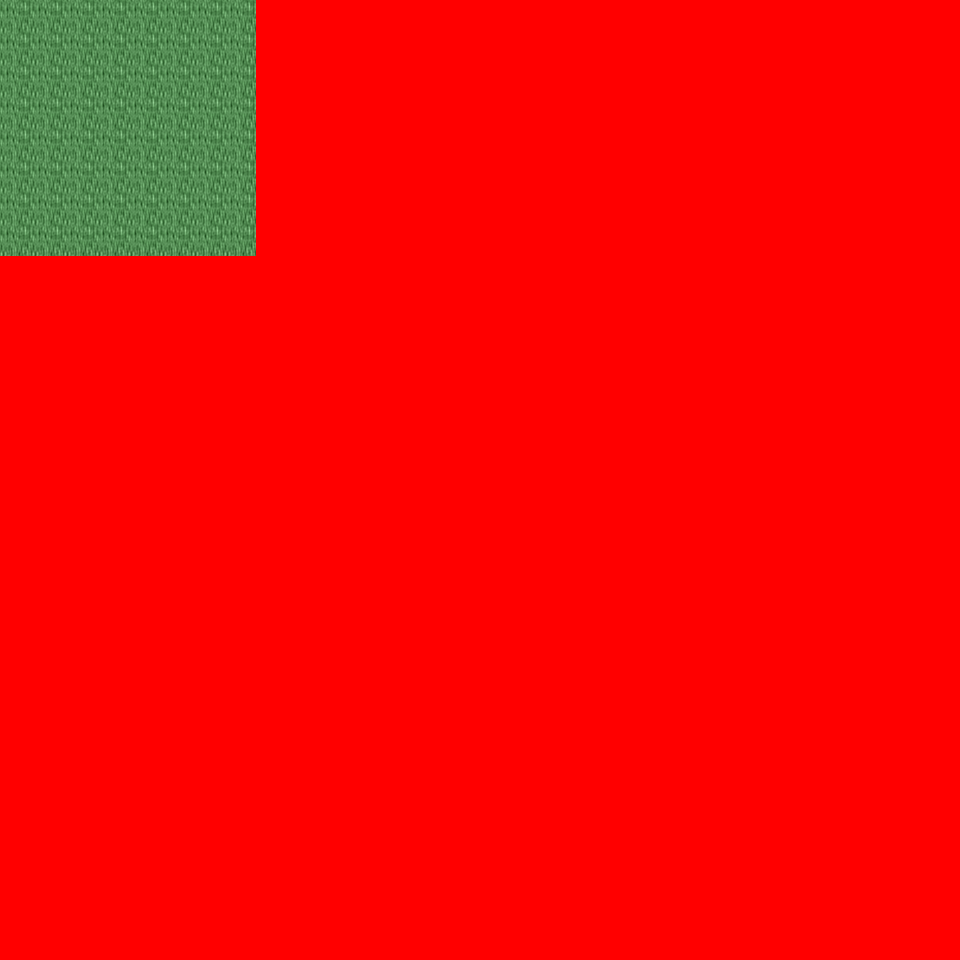

Rendered tile map (Tiled .tmx) drawn with the repository's tilesets; below, a short description and the map source with its tile grids summarised:
An orthogonal 30x30 tile map with 32x32 px tiles, 6 tile layers (Ground, Object, Object2, Above, ...), 17 tilesets and 2 objects (2x mapchange).

<map version="1.0" orientation="orthogonal" renderorder="right-down" width="30" height="30" tilewidth="32" tileheight="32" nextobjectid="3">
  <tileset firstgid="1" name="tileset_logic_collision" tilewidth="32" tileheight="32" tilecount="1" columns="1">
    <image source="../drawable/tileset_logic_collision.png" width="32" height="32" />
  </tileset>
  <tileset firstgid="2" name="tileset_ground_ground" tilewidth="32" tileheight="32" tilecount="33" columns="3">
    <image source="../drawable/tileset_ground_ground.png" width="96" height="352" />
  </tileset>
  <tileset firstgid="35" name="tileset_ground_rock_pebbles" tilewidth="32" tileheight="32" tilecount="3" columns="1">
    <image source="../drawable/tileset_ground_rock_pebbles.png" width="32" height="96" />
  </tileset>
  <tileset firstgid="38" name="tileset_ground_grass_corners" tilewidth="32" tileheight="32" tilecount="24" columns="6">
    <image source="../drawable/tileset_ground_grass_corners.png" width="192" height="128" />
  </tileset>
  <tileset firstgid="62" name="tileset_ground_grass_edges" tilewidth="32" tileheight="32" tilecount="36" columns="12">
    <image source="../drawable/tileset_ground_grass_edges.png" width="384" height="96" />
  </tileset>
  <tileset firstgid="98" name="tileset_ground_grass_2" tilewidth="32" tileheight="32" tilecount="21" columns="3">
    <image source="../drawable/tileset_ground_grass_2.png" width="96" height="224" />
  </tileset>
  <tileset firstgid="119" name="tileset_plant_leaves" tilewidth="32" tileheight="32" tilecount="8" columns="4">
    <image source="../drawable/tileset_plant_leaves.png" width="128" height="64" />
  </tileset>
  <tileset firstgid="127" name="tileset_plant_tree_tree_darkgreen" tilewidth="32" tileheight="32" tilecount="88" columns="8">
    <image source="../drawable/tileset_plant_tree_tree_darkgreen.png" width="256" height="352" />
  </tileset>
  <tileset firstgid="215" name="tileset_plant_tree_fall_trees" tilewidth="32" tileheight="32" tilecount="40" columns="8">
    <image source="../drawable/tileset_plant_tree_fall_trees.png" width="256" height="160" />
  </tileset>
  <tileset firstgid="255" name="tileset_plant_tree_pine_tree" tilewidth="32" tileheight="32" tilecount="20" columns="4">
    <image source="../drawable/tileset_plant_tree_pine_tree.png" width="128" height="160" />
  </tileset>
  <tileset firstgid="275" name="tileset_plant_stump_hollow_logs" tilewidth="32" tileheight="32" tilecount="6" columns="3">
    <image source="../drawable/tileset_plant_stump_hollow_logs.png" width="96" height="64" />
  </tileset>
  <tileset firstgid="281" name="tileset_plant_stump_small_stump" tilewidth="32" tileheight="32" tilecount="4" columns="2">
    <image source="../drawable/tileset_plant_stump_small_stump.png" width="64" height="64" />
  </tileset>
  <tileset firstgid="285" name="tileset_plant_stump_stump_purple" tilewidth="32" tileheight="32" tilecount="4" columns="2">
    <image source="../drawable/tileset_plant_stump_stump_purple.png" width="64" height="64" />
  </tileset>
  <tileset firstgid="289" name="tileset_plant_flower_daisy_blue" tilewidth="32" tileheight="32" tilecount="8" columns="2">
    <image source="../drawable/tileset_plant_flower_daisy_blue.png" width="64" height="128" />
  </tileset>
  <tileset firstgid="297" name="tileset_plant_flower_daisy_red" tilewidth="32" tileheight="32" tilecount="8" columns="2">
    <image source="../drawable/tileset_plant_flower_daisy_red.png" width="64" height="128" />
  </tileset>
  <tileset firstgid="305" name="tileset_plant_flower_daisy_white" tilewidth="32" tileheight="32" tilecount="8" columns="2">
    <image source="../drawable/tileset_plant_flower_daisy_white.png" width="64" height="128" />
  </tileset>
  <tileset firstgid="313" name="tileset_plant_flower_daisy_yellow" tilewidth="32" tileheight="32" tilecount="8" columns="2">
    <image source="../drawable/tileset_plant_flower_daisy_yellow.png" width="64" height="128" />
  </tileset>
  <layer name="Ground" width="30" height="30">
    <data>[900 cells, 218 non-empty, 1 distinct tile ids]</data>
  </layer>
  <layer name="Object" width="30" height="30">
    <data>[900 cells, 0 non-empty, 0 distinct tile ids]</data>
  </layer>
  <layer name="Object2" width="30" height="30">
    <data>[900 cells, 0 non-empty, 0 distinct tile ids]</data>
  </layer>
  <layer name="Above" width="30" height="30">
    <data>[900 cells, 0 non-empty, 0 distinct tile ids]</data>
  </layer>
  <layer name="Above2" width="30" height="30">
    <data>[900 cells, 0 non-empty, 0 distinct tile ids]</data>
  </layer>
  <layer name="Walkable" width="30" height="30">
    <data>[900 cells, 836 non-empty, 1 distinct tile ids]</data>
  </layer>
  <objectgroup name="MapEvents">
    <object id="1" name="north" type="mapchange" x="0" y="0" width="256" height="32">
      <properties>
        <property name="map" value="0_ados_mountain_n2_w2_x3_y3" />
        <property name="place" value="south" />
      </properties>
    </object>
    <object id="2" name="west" type="mapchange" x="0" y="0" width="32" height="256">
      <properties>
        <property name="map" value="0_ados_mountain_n2_w2_x2_y4" />
        <property name="place" value="east" />
      </properties>
    </object>
  </objectgroup>
</map>
